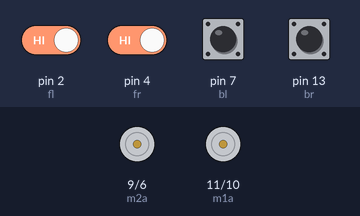
A sketch run on a simulated Arduino Uno, built with avr-gcc and run on an emulated ATmega328P. On the bench: motor-driver pin pairs drawn as motors (green arrow = first pin HIGH = forward, orange = second pin HIGH = backward, longer = more drive). Inputs (shaded band) come from the test bench; at power-on: pin 2 (fl), pin 4 (fr), pin 7 (bl), pin 13 (br) HIGH.

Above: at 1.2 s.
1.3 s: pin 2 (fl) driven LOW and pin 4 (fr) driven LOW
At 2.1 s:
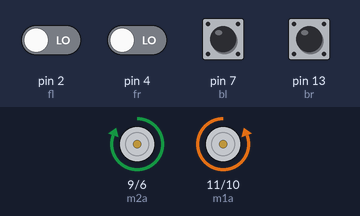
At 3.2 s:
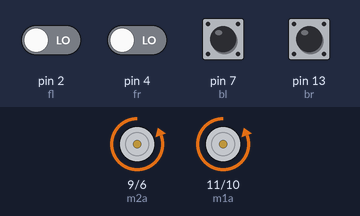
5.3 s: pin 2 (fl) driven LOW
Timing chart, 0 to 13.8 s (numbered marks = the images above; inputs shaded):
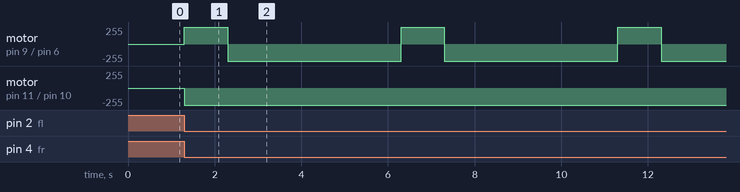

The sketch:

sketch_nov25c.ino
```cpp
int m1a =11;
int m1b=10;
int m2a=9;
int m2b=6;
int fl=2;
int fr=4;
int bl=7;
int br=13;


void setup() {
  // put your setup code here, to run once:
  pinMode(m1a,OUTPUT);
  pinMode(m1b,OUTPUT);
  pinMode(m2a,OUTPUT);
  pinMode(m2b,OUTPUT);
}
void forward()
{
  digitalWrite(m1a,HIGH);
  digitalWrite(m1b,LOW);
  digitalWrite(m2a,LOW);
  digitalWrite(m2b,HIGH);
  }
void backward()
{
  digitalWrite(m1a,LOW);
  digitalWrite(m1b,HIGH);
  digitalWrite(m2a,HIGH);
  digitalWrite(m2b,LOW);
  }
void right()
{
  digitalWrite(m1a,HIGH);
  digitalWrite(m1b,LOW);
  digitalWrite(m2a,HIGH);
  digitalWrite(m2b,LOW);
  }
void left()
{
  digitalWrite(m1a,LOW);
  digitalWrite(m1b,HIGH);
  digitalWrite(m2a,LOW);
  digitalWrite(m2b,HIGH);
  }


void loop() {
  int lf = !digitalRead(fl);
  int rf = !digitalRead(fr);
  int lb = !digitalRead(bl);
  int rb =!digitalRead(br);
  // put your main code here, to run repeatedly:
  if ((lf == LOW && rf == HIGH && lb == HIGH && rb == HIGH) || (lf == HIGH && rf == HIGH && lb == HIGH && rb == LOW)){
    backward();
    delay(1000);
    left();
    delay(3000);
  }
  else if((lf == HIGH && rf == LOW && lb == HIGH && rb == HIGH) || (lf == HIGH && rf == HIGH && lb == LOW && rb == HIGH)){
    backward();
    delay(1000);
    right();
    delay(3000);
  }
  else if((lf == LOW && rf == LOW && lb == HIGH && rb == HIGH) || (lf == HIGH && rf == HIGH && lb == LOW && rb == LOW)){
    backward();
    delay(1000);
    left();
    delay(4000);
  }
}
```

Measured:
- after the input at 1.3 s, motor on pin 9 (m2a) / pin 6 (m2b): stopped → forward 255/255 at once, → backward 255/255 1.0 s later; motor on pin 11 (m1a) / pin 10 (m1b): stopped → backward 255/255 at once
